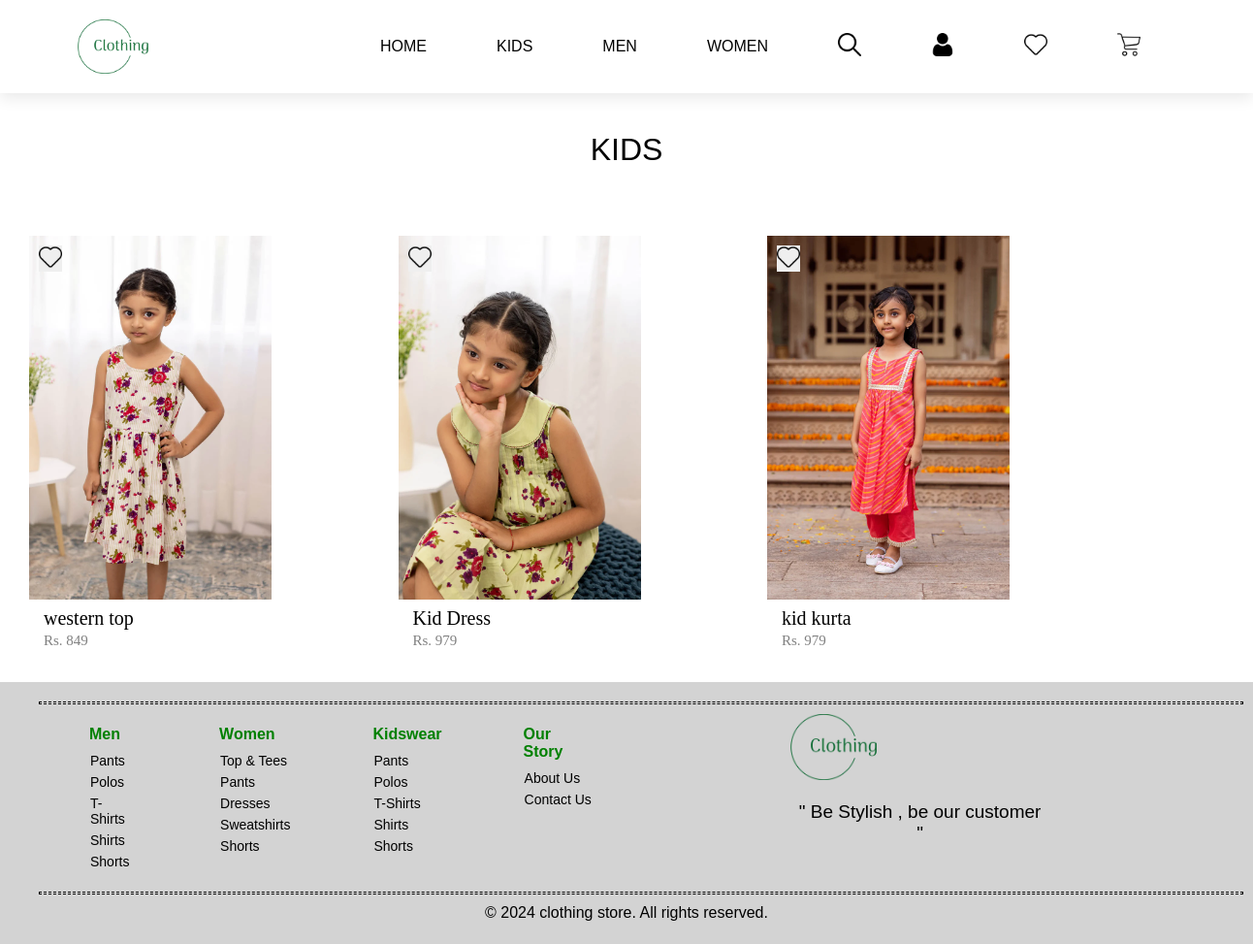
The app's page /category.php?cat_id=4&sub_categories=3 (signed in) with its own data.
### tables this page shows
CREATE TABLE `category` (
  `cat_id` int(11) NOT NULL,
  `cat_name` varchar(44) NOT NULL,
  `status` tinyint(4) NOT NULL
);

CREATE TABLE `product` (
  `pro_id` int(11) NOT NULL,
  `cat_id` int(11) NOT NULL,
  `subcat_id` int(11) NOT NULL,
  `pname` varchar(50) NOT NULL,
  `mrp` float NOT NULL,
  `sprice` float NOT NULL,
  `qty` int(11) NOT NULL,
  `image` varchar(255) NOT NULL,
  `image2` varchar(255) NOT NULL,
  `image3` varchar(255) NOT NULL,
  `image4` varchar(255) NOT NULL,
  `short_desc` varchar(2000) NOT NULL,
  `description` text NOT NULL,
  `meta_title` varchar(2000) NOT NULL,
  `meta_desc` varchar(2000) NOT NULL,
  `meta_keyword` varchar(2000) NOT NULL,
  `status` tinyint(4) NOT NULL
);

### includes/function.php (called while the page is built, shortened)
<?php
function get_product($con,$limit='',$cat_id='',$pro_id='',$sub_categories=''){
    $sql="select * from product where status=1";
    if($cat_id!=''){
        $sql.=" and cat_id=$cat_id";
    }
    if($sub_categories!=''){
        $sql.=" and subcat_id=$sub_categories";
    }
     $res=mysqli_query($con,$sql);
     $data = array();
     while($row = mysqli_fetch_assoc($res)){
        $data[] = $row;
     }
     return $data;
}
?>

### category.php (the view, shortened to what this page needs)
<?php
include('header.php');
include('./includes/function.php');
$sub_categories='';
if(isset($_GET['sub_categories'])){
  $sub_categories=mysqli_real_escape_string($con,$_GET['sub_categories']);
}
       ?>
       <?php
$cat_id = $_GET['cat_id'];
$get_product=get_product($con,'',$cat_id,'',$sub_categories);
$sql="select * from category where cat_id='$cat_id'";
$res=mysqli_query($con,$sql);
while($row=mysqli_fetch_assoc($res)){
    $category_name=$row['cat_name'];
}
?>
<!DOCTYPE html>
<html lang="en">
<head>
</head>
<body>
 <p class="main-title"><?php echo $category_name ?></p>
<div class="grid-container">
 <?php if(count($get_product)>0){?>
 <?php
    foreach($get_product as $list){
    ?>
       <form method="POST">
    <div class="grid-item">
        <div class="card">
         <a href="product.php?pro_id=<?php echo $list['pro_id'] ?>">
            <div class="con">
              <img src="./media/product/<?php echo $list['image'] ?>" alt="<?php echo $list['image'] ?>" width="250px">
               <div class="top-right">
               <button type="submit" name="adddtowishlist">
              <img src="./images/nav-logo/favourite.png" width="24px" title="Add To Wishlist">
             </button>
               </div>
            </div>
            <div class="card-text">
                <p><?php echo $list['pname'] ?></p>
                <p class="price">Rs. <?php echo $list['sprice'] ?></p>
            </div>
         </a>
        </div>
    </div>
    </form>
        <?php } ?>
  <?php } else {
    ?>
    <p class="main-title">Data Not Found</p>
    <?php
    }?>
   </div>
    <?php
    include ("footer.php");
    ?>
</body>
</html>

### header.php (shortened to what this page needs)
<?php
require('./includes/config.php');
$cat_res=mysqli_query($con,"select * from category where status=1 order by cat_name asc");
$cat_arr=array();
while($row=mysqli_fetch_assoc($cat_res)){
    $cat_arr[]=$row;
}
?>
<!DOCTYPE html>
<html lang="en">
<head>
    <link rel="stylesheet" href="style.css">
</head>
<body>
    <header>
        <img src="./images/nav-logo/download-logo.webp" width="90px">
        <ul class="navbar">
            <li><a href="home.php">HOME</a></li>
            <?php
            foreach($cat_arr as $list){
                ?>
                <li>
                    <div class="dropdown">
                      <a href="category.php?cat_id=<?php echo $list['cat_id']?>"><?php echo $list['cat_name']?></a>
                           </div>
                </li>
                <?php
            }
            ?>
            <li>
                <div class="dropdown">
                <a><img src="./images/nav-logo/loupe.png"></a>
                </div>
            </li>
            <li>
                <div class="dropdown">
                <a><img src="./images/nav-logo/user.png"></a>
                </div>
            </li>
            <li><a href="wishlist.php"><img src="./images/nav-logo/favourite.png"></a></li>
            <li><a href="cart.php"><img src="./images/nav-logo/shopping-cart.png"></a></li>
        </ul>
    </header>

### style.css (style rules this page uses)
* { margin: 0; padding: 0; }
body { width: 100%; }
header { display: flex; align-items: center; justify-content: space-between; padding: 20px 80px; overflow: hidden; background-color:white; box-shadow: 0 5px 15px rgba(0,0,0, 0.09); top: 0; left: 0; z-index:2; }
.navbar img { width: 24px; cursor: pointer; }
.navbar { display: flex; align-items: center; justify-content: space-between; }
.navbar li { list-style-type: none; padding: 0px 36px; }
.navbar li a { text-decoration: none; font-size: 16px; font-family: 'Gill Sans', 'Gill Sans MT', Calibri, 'Trebuchet MS', sans-serif; font-weight: 400; color:black; transition: 0.3s ease; cursor: pointer; }
.dropdown { cursor: pointer; }
.grid-container { display: grid; grid-template-columns: auto auto auto auto; padding: 20px; }
.grid-item { padding: 10px; }
.main-title { text-align: center; font-size: 32px; font-family: 'Gill Sans', 'Gill Sans MT', Calibri, 'Trebuchet MS', sans-serif; padding: 10px; margin:30px 80px; }
.grid-item .card .con { position: relative; }
.grid-item .card .con .top-right { position: absolute; top: 10px; left:10px; }
.grid-item a { text-decoration: none; }
.grid-item .card .card-text { padding: 4px 15px; font-size: 20px; color: black; }
.grid-item .card .card-text .price { padding-top: 3px; font-size: 15px; color: gray; }

### category.php (style rules this page uses)
button { border:0; background-color:none; }

### records on screen
category: cat_name "KIDS"
category: cat_name "MEN"
category: cat_name "WOMEN"
product: image (picture), pname "western top", sprice "849"
product: image (picture), pname "Kid Dress", sprice "979"
product: image (picture), pname "kid kurta", sprice "979"
